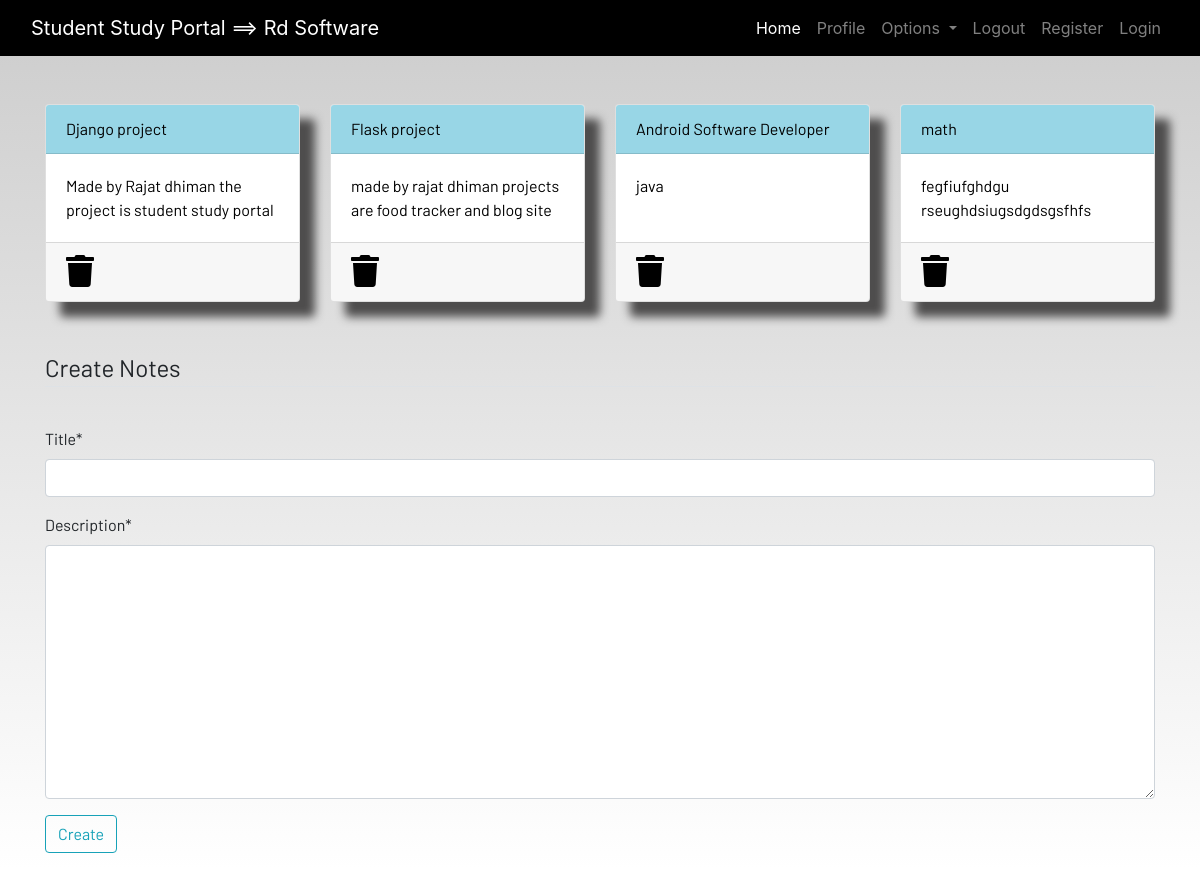
Screenshot of /notes (signed in) with the database file from the repository.
### dashboard/models.py (models this page shows, shortened)
class Notes(models.Model):
    user = models.ForeignKey(User,on_delete=models.CASCADE)
    title = models.CharField(max_length=200)
    description = models.TextField()
    class Meta:
        verbose_name = "notes"
        verbose_name_plural = "notes"

### dashboard/views.py (the view)
# urls.py: path('notes',views.notes,name="notes"),
@login_required
def notes(request):
    if request.method == "POST":
        form = NotesForm(request.POST)
        if form.is_valid():
            notes = Notes(user=request.user,title=request.POST['title'],description=request.POST['description'])
            notes.save()
        messages.success(request,f"Notes  added from {request.user.username} successfully !!! ")
    else:
        form = NotesForm()
    notes = Notes.objects.filter(user=request.user)
    context = {
        'notes' :notes,'form':form
    }
    return render(request,'dashboard/notes.html',context)

### dashboard/forms.py
class NotesForm(forms.ModelForm):
    class Meta:
        model = Notes
        fields = ['title','description']

### dashboard/templates/dashboard/notes.html (shortened to what this page needs)
{% extends 'dashboard/base.html' %}
{% load static %}
{% load crispy_forms_tags %}
{% block content %}
<div class="container">
    <div class="row">
    {% for note in notes %}
        <div class="col-md-3">
            <a href="{% url 'note-detail' note.id %}">
                <div class="card">
                    <div class="card-header">{{note.title}}</div>
                    <div class="card-body">{{note.description|slice:"0:100"}}</div>
                    <div class="card-footer mt-auto "><a href="{% url 'delete-note' note.id %}">
                        <i class="fa fa-trash fa-2x"></i></a>
                    </div>
                </div>
            </a>
        </div>
{% endfor %}
        <br><br>
    </div>
</div>
<br><br>
<div class="container">
    <form method="POST">
        <fieldset class="form-group">
            <legend class="border-bottom mb-4">Create Notes</legend>
        </fieldset>
        {{form|crispy}}
        <div class="form-group">
            <button href="" class="btn btn-outline-info" type="submit">
                Create
            </button>
        </div>
    </form>
</div>
{% endblock content %}

### static/css/main.css (style rules this page uses)
html { scroll-behavior: smooth; height: 100%; width: 100%; }
.card { box-shadow: 15px 15px 10px rgb(78, 77, 77); }
a { text-decoration: none !important; color: black; }
.card-header { color: black !important; background: rgb(152, 214, 230) !important; transition: 0.3s ease-in; }
html, body { max-width: 100%; overflow-x: hidden; height: 100%; width: 100%; }
body { background: linear-gradient(rgba(0, 0, 0, 0.2), rgba(255, 255, 255, 0.5)); overflow-x: hidden; background-repeat: no-repeat; }
.card-header { background-color: rgb(133, 204, 231); }
.col-md-3 .card { width: 100%; height: 100%; }
.fa { color: black; }

### rows the page displays
Notes: title "Django project", description "Made by Rajat dhiman the project is student study portal"
Notes: title "Flask project", description "made by rajat dhiman projects are food tracker and blog site"
Notes: title "Android Software Developer", description "java"
Notes: title "math", description "fegfiufghdgu rseughdsiugsdgdsgsfhfs"
